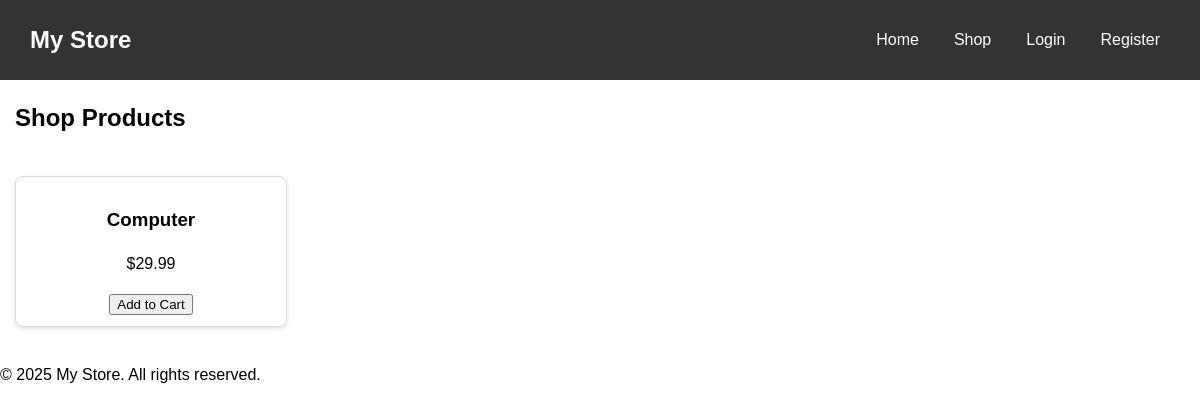
Before: / with the older database file.
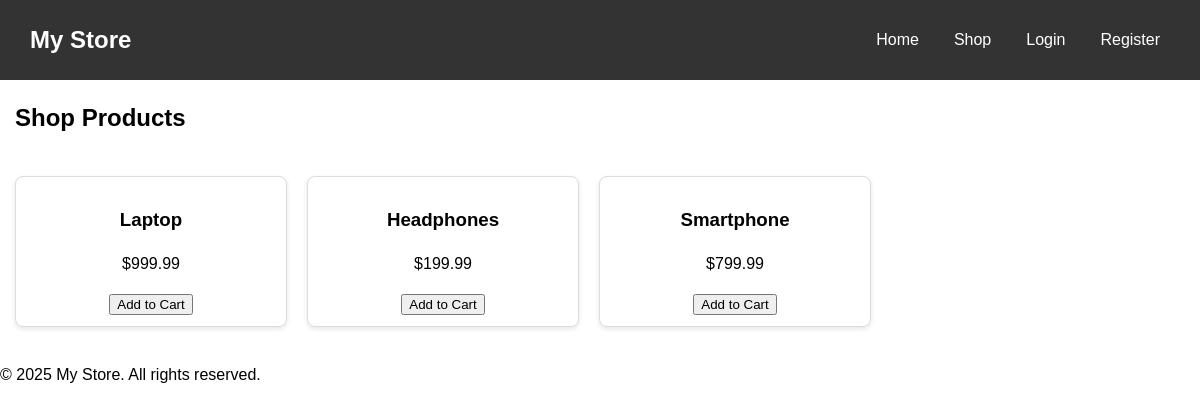
After: the same page with the newer database file.
### tables this page shows
CREATE TABLE products (
    id INTEGER PRIMARY KEY AUTOINCREMENT,
    name TEXT NOT NULL,
    price REAL NOT NULL,
    description TEXT NOT NULL
, image_url TEXT);

### app.py (the view)
@app.route('/')
def home():
    products = db.get_all_products()
    return render_template('shop.html', products=products)

### db/database.py (called while the page is built)
    def connect(self):
        conn = sqlite3.connect(self.db_path, timeout=10)
        conn.row_factory = sqlite3.Row
        return conn

    def get_all_products(self):
        with self.connect() as conn:
            products = conn.execute("SELECT * FROM products").fetchall()
        return [dict(row) for row in products]

### templates/shop.html (shortened to what this page needs)
{% extends "base.html" %}
{% block content %}
<section id="products">
  <h2>Shop Products</h2>
  <div class="product-list">
    {% for product in products %}
      <div class="product-item">
        <h3>{{ product.name }}</h3>
        <p>${{ product.price }}</p>
        <form action="{{ url_for('add_to_cart', product_id=product.id) }}" method="POST">
          <button type="submit">Add to Cart</button>
        </form>
      </div>
    {% endfor %}
  </div>
</section>
{% endblock %}

### templates/base.html (shortened to what this page needs)
<!DOCTYPE html>
<html lang="en">
<head>
  <link rel="stylesheet" href="{{ url_for('static', filename='styles.css') }}">
</head>
<body>
  <header>
    <h1>My Store</h1>
    <nav>
      <ul>
        <li><a href="{{ url_for('home') }}">Home</a></li>
        <li><a href="{{ url_for('shop') }}">Shop</a></li>
        {% if session.get('user_id') %}
            <li><a href="{{ url_for('cart') }}">Cart</a></li>
            <li><a href="{{ url_for('logout') }}">Logout ({{ session.get('username') }})</a></li>
        {% else %}
            <li><a href="{{ url_for('login') }}">Login</a></li>
            <li><a href="{{ url_for('register') }}">Register</a></li>
        {% endif %}
      </ul>
    </nav>
  </header>
  <main>
    {% block content %}{% endblock %}
  </main>
  <footer>
    <p>&copy; 2025 My Store. All rights reserved.</p>
  </footer>
</body>
</html>

### static/styles.css (style rules this page uses)
body { font-family: Arial, sans-serif; line-height: 1.5; margin: 0px }
header { display: flex; justify-content: space-between; align-items: center; background-color: #333; padding: 0 30px; height: 80px; }
#products { margin: 15px; }
header h1 { font-size: 1.5rem; color: white; }
nav ul { list-style: none; display: flex; align-items: center; gap: 15px; }
nav ul li a { display: flex; align-items: center; height: 100%; color: white; text-decoration: none; padding: 0 10px; transition: background-color 0.3s; }
.product-list { display: flex; flex-wrap: wrap; gap: 20px; padding: 20px 0; }
.product-item { flex: 1 1 200px; max-width: 250px; border: 1px solid #ddd; padding: 10px; text-align: center; box-shadow: 0 2px 5px rgba(0, 0, 0, 0.1); border-radius: 8px; background-color: #fff; transition: transform 0.2s; }

Changed rows visible on the page:
removed products: name "Computer", price "29.99"
added products: name "Laptop", price "999.99"
added products: name "Headphones", price "199.99"
added products: name "Smartphone", price "799.99"
